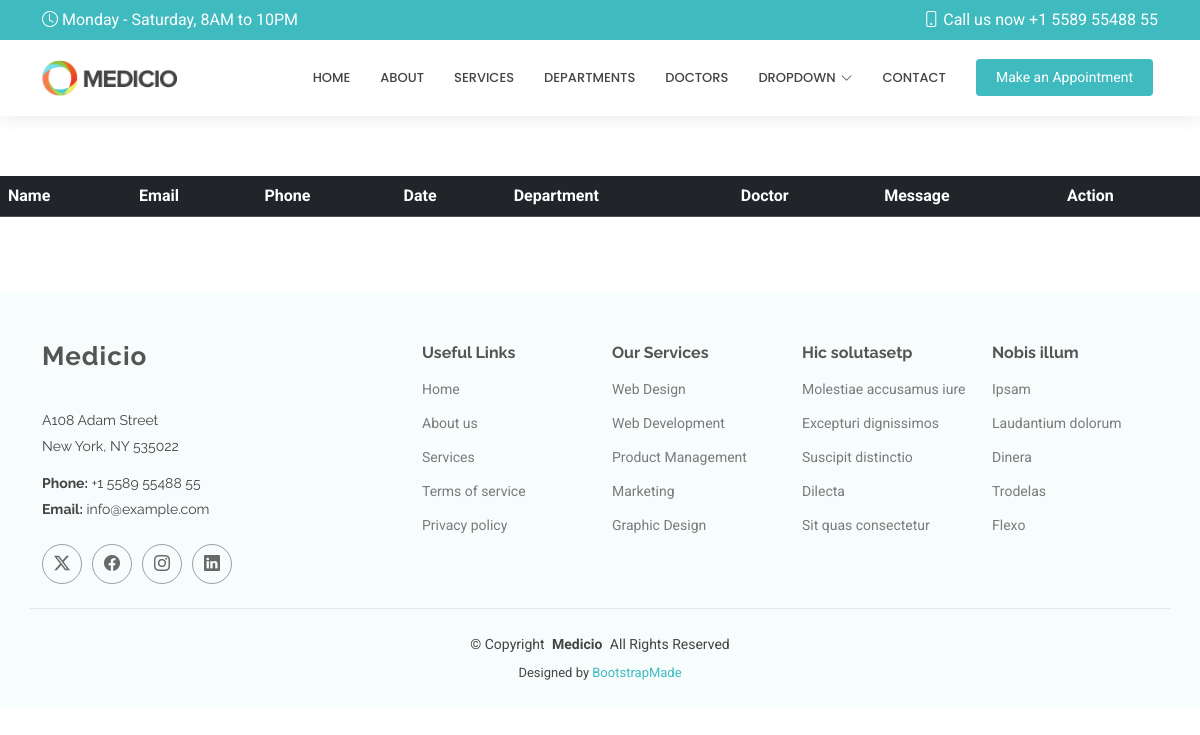
/show/, run on an earlier commit of the app's database.
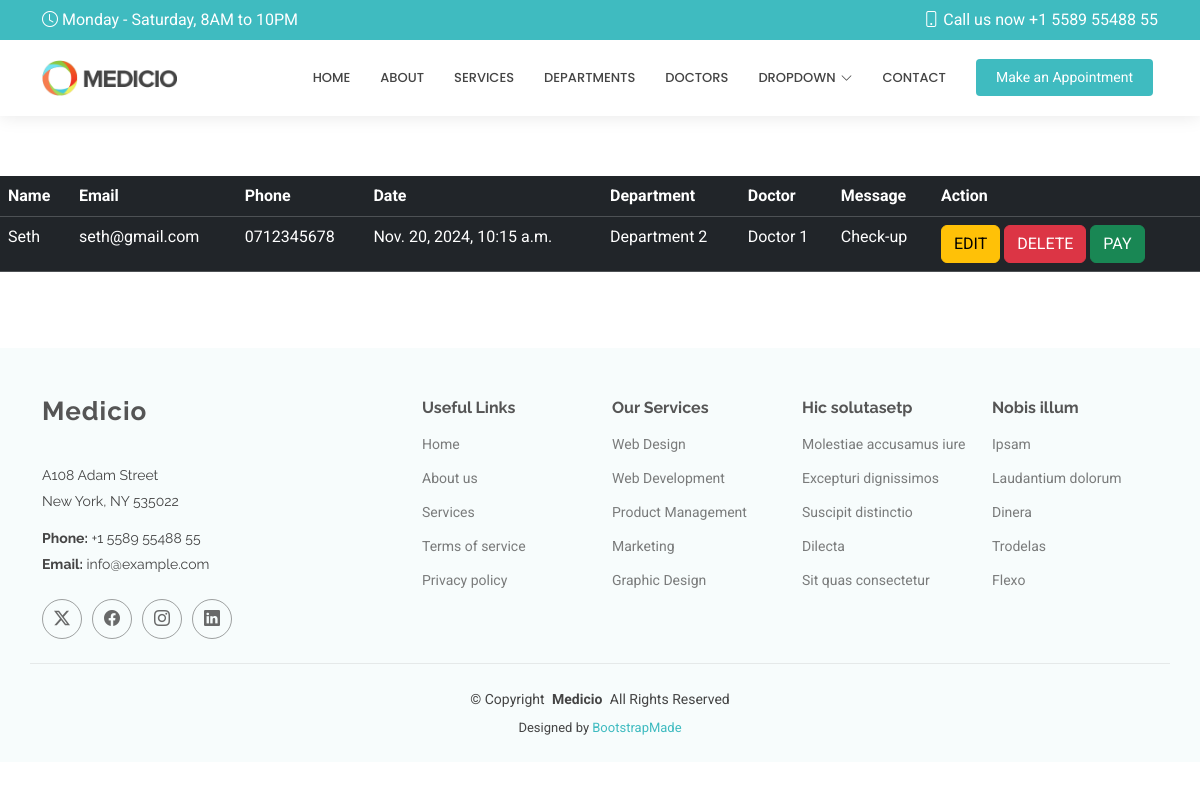
And on a later commit of the database.
### myapp/models.py (models this page shows, shortened)
class Appointment(models.Model):
    name=models.CharField(max_length=50)
    email=models.EmailField()
    phone=models.CharField(max_length=50)
    date=models.DateTimeField()
    department=models.CharField(max_length=50)
    doctor=models.CharField(max_length=50)
    message=models.TextField()

### myapp/views.py (the view)
# urls.py: path('show/',views.show,name='show'),
def show(request):
    allappointments=Appointment.objects.all()
    return render(request, 'show.html', {'appointment':allappointments})

### templates/show.html
{% extends 'starter-page.html' %}
{% load static %}
{% block body %}
    <table class="table table-dark">
    <tr>
        <th>Name</th>
        <th>Email</th>
        <th>Phone</th>
        <th>Date</th>
        <th>Department</th>
        <th>Doctor</th>
        <th>Message</th>
        <th>Action</th>
    </tr>
    {% for x in appointment %}
        <tr>
        <td>{{x.name}}</td>
        <td>{{x.email}}</td>
        <td>{{x.phone}}</td>
        <td>{{x.date}}</td>
        <td>{{x.department}}</td>
        <td>{{x.doctor}}</td>
        <td>{{x.message}}</td>
        <td>
            <a href="/edit/{{ x.id }}"class="btn btn-warning" >EDIT</a>
            <a href="/delete/{{ x.id }}"class="btn btn-danger" >DELETE</a>
            <a href=""class="btn btn-success">PAY</a>
        </td>
        </tr>
    {% endfor %}
    </table>
{% endblock %}

What changed in the data, as far as the page shows it:
added Appointment: name "Seth", email "seth@gmail.com", phone "0712345678", date "Nov. 20, 2024, 10:15 a.m.", department "Department 2", doctor "Doctor 1", message "Check-up"
